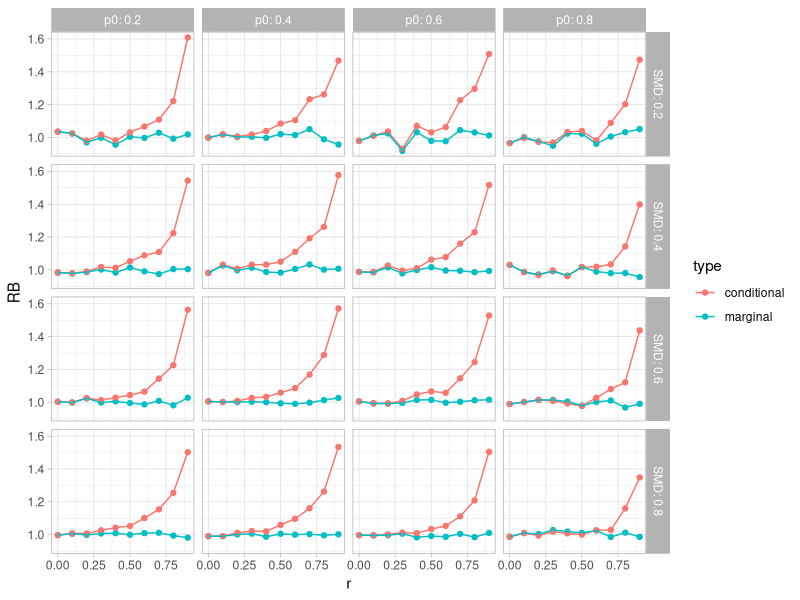

Write the R code that produced this figure.
## ---- chunk 1
logit <- function(x) log(x) - log(1 - x)

simulate_OR_to_SMD <- function(p0, SMD, r, n0, n1) {
  
  # simulate data
  trt <- c(rep(0, n0), rep(1, n1))
  Y <- rlogis(n0 + n1, location = logit(p0) + trt * SMD * pi / sqrt(3))
  X <- r * (Y - trt * SMD) * sqrt(3) / pi + rnorm(n0 + n1, sd = sqrt(1 - r^2))
  B <- Y > 0

  # calculate LORs
  logit_fit <- glm(B ~ trt + X, family = "binomial")
  LOR_marginal <- as.numeric(diff(logit(tapply(B, trt, mean))))
  LOR_logit <- coef(logit_fit)[["trt"]]
  LORs <- c(LOR_marginal, LOR_logit)
  
  # convert to SMDs
  SMDs <- LORs * sqrt(3) / pi
  
  data.frame(type = c("marginal","conditional"), LOR_est = LORs, SMD_est = SMDs)
} 

simulate_OR_to_SMD(p0 = 0.6, SMD = 0.4, r = 0.7, n0 = 10000, n1 = 10000)

## ---- chunk 2
library(tidyverse)

params <- 
  list(
    p0 = seq(0.2, 0.8, 0.2),
    SMD = seq(0.2, 0.8, 0.2),
    r = seq(0, 0.9, 0.1)
  ) %>%
  cross_df()

SMDs <- 
  params %>%
  mutate(res = pmap(., simulate_OR_to_SMD, n0 = 50000, n1 = 50000)) %>%
  unnest() %>%
  mutate(RB = SMD_est / SMD)

ggplot(SMDs, aes(r, RB, color = type)) + 
  geom_point() + geom_line() + 
  facet_grid(SMD ~ p0, labeller = "label_both") + 
  theme_light()
